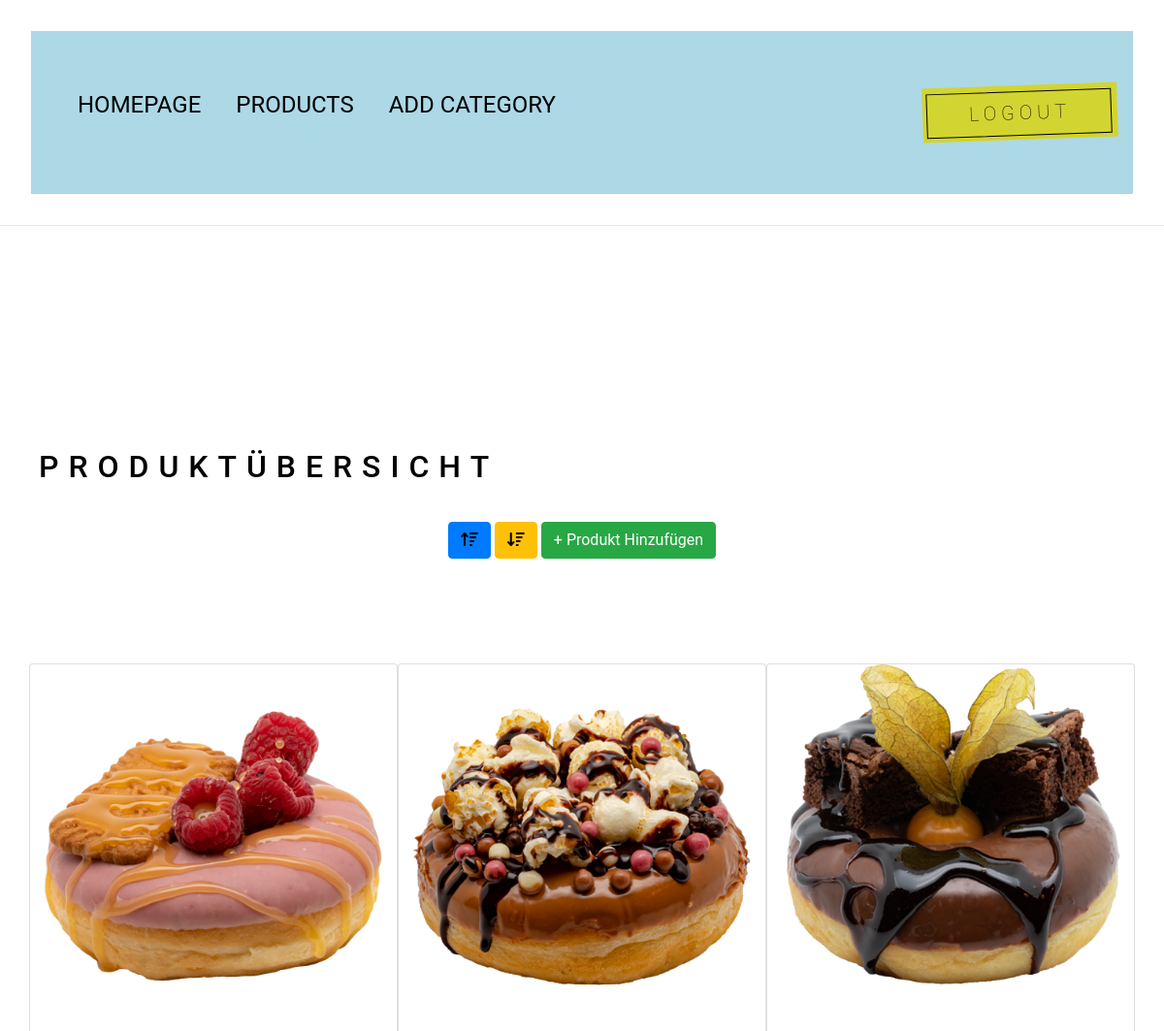
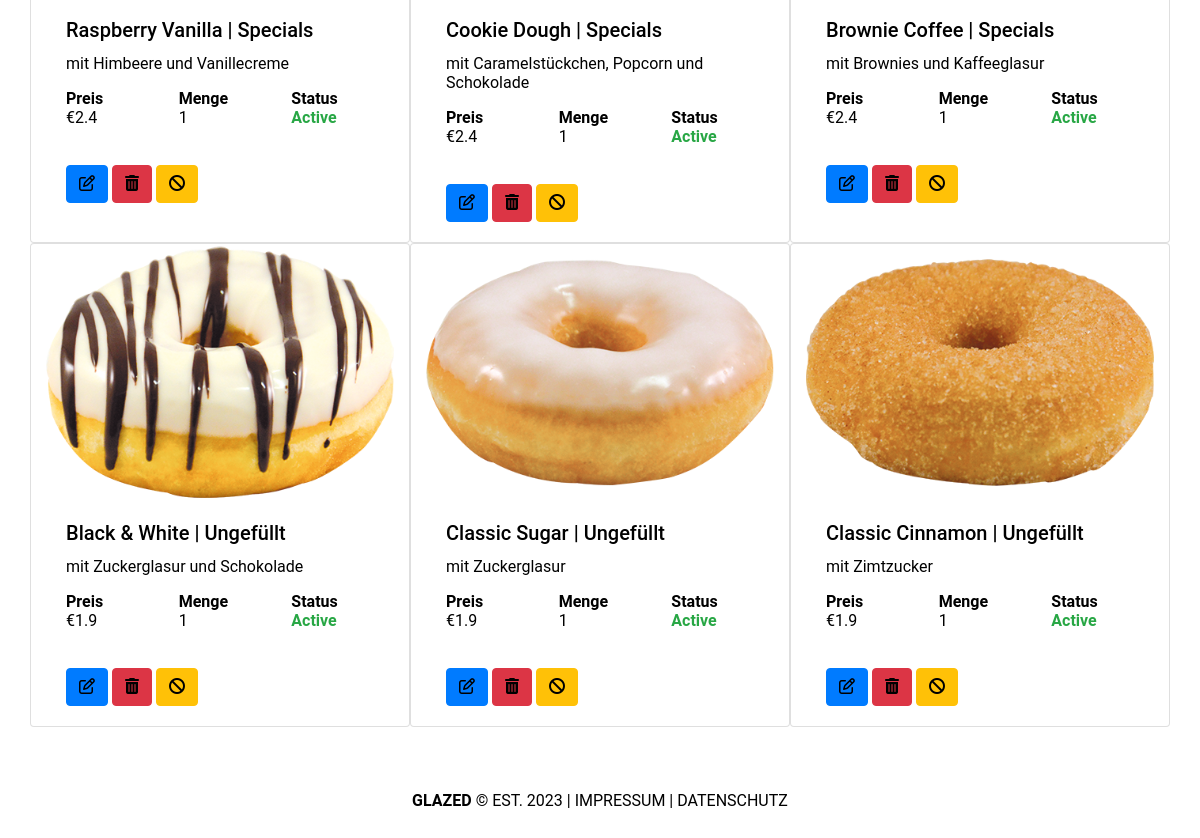
The page /BACKEND/root/admin/pages/product.php?sort=DESC (signed in) on the database its author committed (2 pictures, top to bottom).
### tables this page shows
CREATE TABLE `products` (
  `id` int(11) NOT NULL,
  `category` varchar(225) NOT NULL,
  `name` varchar(225) NOT NULL,
  `price` float NOT NULL,
  `quantity` int(11) NOT NULL,
  `unit` varchar(225) NOT NULL,
  `image` varchar(225) NOT NULL,
  `description` varchar(1000) NOT NULL,
  `date` date NOT NULL,
  `status` varchar(225) NOT NULL,
  `sorting` varchar(100) NOT NULL
);

CREATE TABLE `category` (
  `id` int(11) NOT NULL,
  `name` varchar(225) NOT NULL,
  `img` varchar(225) NOT NULL,
  `date` varchar(2225) NOT NULL,
  `status` varchar(225) NOT NULL
);

### BACKEND/root/admin/pages/product.php (the view, shortened to what this page needs)
<?php
include "functions.php";
include "header.php";
?>
<h2>PRODUKTÜBERSICHT</h2>
<div style="text-align: center; margin-bottom: 60px;">
    <a href="product.php?sort=ASC" class="btn btn-primary"><i class="fa fa-arrow-up-wide-short"></i></a>
    <a href="product.php?sort=DESC" class="btn btn-warning"><i class="fa fa-arrow-down-wide-short"></i></a>
    <a href="add-product.php" class="btn btn-success">+ Produkt Hinzufügen</a>
</div>
<br><br>
<div class="container">
    <div class="row">
        <?php
            $sort = $_GET['sort'];
            $sql = "SELECT *, category.name as catname, products.id as pid, products.name as pname, products.status as pstatus FROM products JOIN category WHERE products.category = category.id ORDER BY products.id $sort";
            $result = $db_connect->query($sql);
            if ($result->num_rows > 0) {
                while($row = $result->fetch_assoc()) {
                    $status = $row['pstatus'];
                    if($status == "1"){
                        $status = "<b class='text-success'>Active</b>";
                        $status_val = "warning";
                        $status_icon = "ban";
                        $status_number = "0";
                    }else{
                        $status = "<b class='text-danger'>Blocked</b>";
                        $status_val = "success";
                        $status_icon = "check";
                        $status_number = "1";
                    }
                   ?>
                        <div class="card col-md-4">
                            <img src="../../assets/img/products/<?php echo $row['image']; ?>" class="card-img-top" alt="...">
                            <div class="card-body">
                                <h5 class="card-title"><?php echo $row['pname'].' | '.$row['catname']; ?></h5>
                                <p class="card-text"><?php echo $row['description'];?></p>
                                <div class="row">
                                    <div class="col-4">
                                        <p class="card-text"><b>Preis</b><br>€<?php echo $row['price'];?></p>
                                    </div>
                                    <div class="col-4">
                                        <p class="card-text"><b>Menge</b><br><?php echo $row['quantity'];?></p>
                                    </div>
                                    <div class="col-4">
                                        <p class="card-text"><b>Status</b><br><?php echo $status    ; ?></p>
                                    </div>
                                </div>
                                <br><br>
                                <a href="edit-product.php?id=<?php echo $row['pid']; ?>" class="btn btn-primary"><i class="fa fa-edit"></i></a>
                                <a href="delete-product.php?id=<?php echo $row['pid'];?>&img=<?php echo $row['image'];?>" onclick="return confirm('Are you sure you want to delete the product?')" class="btn btn-danger"><i class="fa fa-trash"></i></a>
                                <a href="product-status.php?id=<?php echo $row['pid'];?>&status=<?php echo $status_number;?>" onclick="return confirm('Are you sure you want to change status?')" class="btn btn-<?php echo $status_val;?>"><i class="fa fa-<?php echo $status_icon;?>"></i></a>
                            </div>
                        </div>
                    <?php
                }
            }
        ?>
    </div>
</div>
<div class="text-center">
<?php
include "footer.php";
?></div>

### BACKEND/css/admin.css (style rules this page uses)
* { margin: 0; padding: 0; box-sizing: border-box; line-height: normal; font-family: 'roboto'; color: var(--color-dark); }
:root { --color-hotpink: #e43da1ef; --color-white: #fff; --color-button: #d2d431; --color-black: #11101038; --color-dark: #000; }
html, body { width: 100vw; height: 100vh; scroll-behavior: smooth; font-family: 'roboto'; }
h2 { font-size: 3rem; font-weight: lighter; padding: 30px 20px; margin: 20px; letter-spacing: 10px; text-transform: uppercase; font-family: 'roboto'; }
a { text-decoration: none; }

### rows shown on the page
products: image (picture), name "Raspberry Vanilla", category.name "Specials", description "mit Himbeere und Vanillecreme", price "2.4", quantity "1", status "Active"
products: image (picture), name "Cookie Dough", category.name "Specials", description "mit Caramelstückchen, Popcorn und Schokolade", price "2.4", quantity "1", status "Active"
products: image (picture), name "Brownie Coffee", category.name "Specials", description "mit Brownies und Kaffeeglasur", price "2.4", quantity "1", status "Active"
products: image (picture), name "Black & White", category.name "Ungefüllt", description "mit Zuckerglasur und Schokolade", price "1.9", quantity "1", status "Active"
products: image (picture), name "Classic Sugar", category.name "Ungefüllt", description "mit Zuckerglasur", price "1.9", quantity "1", status "Active"
products: image (picture), name "Classic Cinnamon", category.name "Ungefüllt", description "mit Zimtzucker", price "1.9", quantity "1", status "Active"
